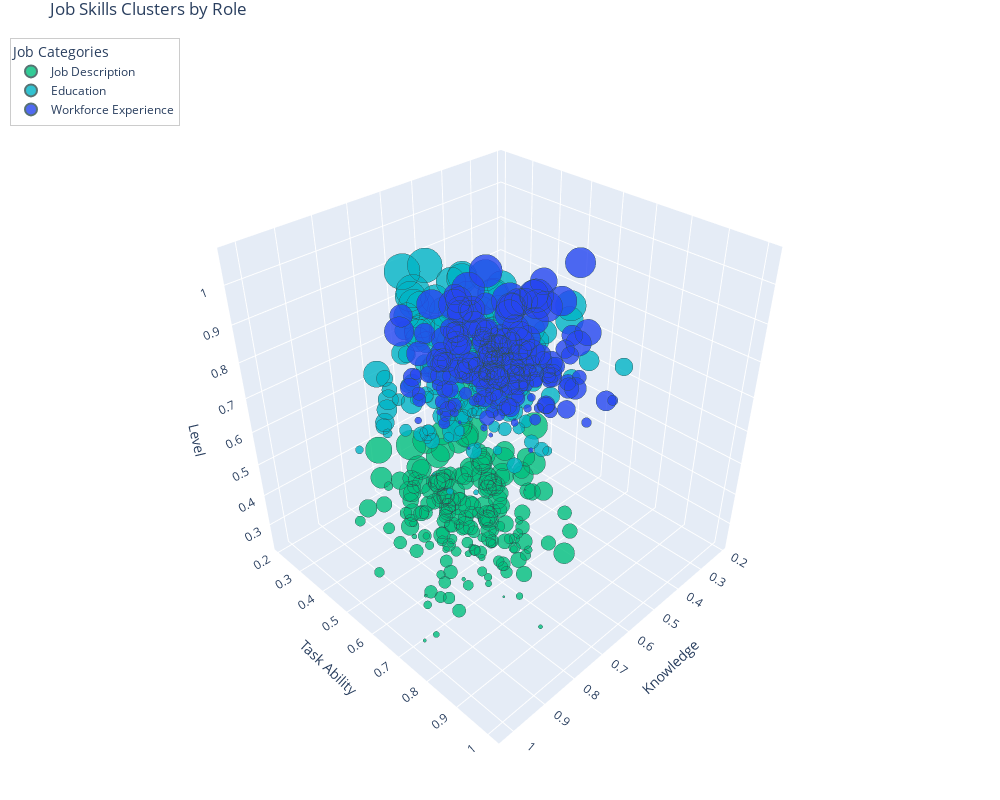

The notebook cell saved with this chart:
### Code cell
import plotly.graph_objects as go
import numpy as np
import pandas as pd

# Generate data (using your existing data generation code)
np.random.seed(42)
job_desc = np.random.normal(loc=[0.8, 0.7, 0.5], scale=0.1, size=(200, 3))
education = np.random.normal(loc=[0.7, 0.6, 0.8], scale=0.1, size=(200, 3))
workforce = np.random.normal(loc=[0.5, 0.5, 0.7], scale=0.1, size=(200, 3))

all_skills = np.vstack([job_desc, education, workforce])
labels = ['Job Description'] * 200 + ['Education'] * 200 + ['Workforce Experience'] * 200
df = pd.DataFrame(all_skills, columns=['Knowledge', 'Task Ability', 'Level'])
df['Label'] = labels

# Update the traces creation with custom hovertemplate
traces = []
colors = {'Job Description': '#00bf7d', 'Education': '#00b4c5', 'Workforce Experience': '#2546f0'}

for job_title in df['Label'].unique():
    mask = df['Label'] == job_title
    subset = df[mask]
    
    sizes = (subset['Level'] - subset['Level'].min()) / (subset['Level'].max() - subset['Level'].min())
    sizes = sizes * 2.5
    
    
    traces.append(
        go.Scatter3d(
            x=subset['Knowledge'],
            y=subset['Task Ability'],
            z=subset['Level'],
            mode='markers',
            name=job_title,
            hovertemplate=
            '<b>%{text}</b><br>' +
            'Level: %{z:.2f}<br>' +
            'Task Ability: %{y:.2f}<br>' +
            'Knowledge: %{x:.2f}<br>' +
            '<extra></extra>',  # This removes the secondary box
            text=[job_title] * len(subset),  # Add Label to hover
            marker=dict(
                size=sizes,
                color=colors[job_title],
                opacity=0.8,
                line=dict(width=1, color='DarkSlateGrey'),
                sizemode='diameter',
                sizeref=0.1
            )
        )
    )

# Create layout
layout = go.Layout(
    title='Job Skills Clusters by Role',
    width=1000,
    height=800,
    scene=dict(
        xaxis_title='Knowledge',
        yaxis_title='Task Ability',
        zaxis_title='Level',
        camera=dict(
            up=dict(x=0, y=0, z=1),
            center=dict(x=0, y=0, z=0),
            eye=dict(x=1.5, y=1.5, z=1.5)
        )
    ),
    margin=dict(l=0, r=0, t=30, b=0),
    legend=dict(
        yanchor="top",
        y=0.99,
        xanchor="left",
        x=0.01,
        itemsizing='constant',  # Makes legend symbols constant size
        itemwidth=30,  # Increase width of legend items
        font=dict(size=12),  # Adjust font size
        bgcolor='rgba(255,255,255,0.8)',  # Semi-transparent background
        bordercolor='rgba(0,0,0,0.2)',
        borderwidth=1,
        title=dict(text='Job Categories')  # Add legend title
    )
)

# Create and show figure
fig = go.Figure(data=traces, layout=layout)
# show scale of color and size in legend
layout.update(
    coloraxis=dict(colorbar=dict(title='Job Title')),
    showlegend=True
)

fig.show()

# Export options
fig.write_html("index.html")
fig.write_image("job_skills_clusters.png")

### Figure 1 — Plotly figure (JSON) as saved in the notebook; plotly's stock layout.template omitted (floating-point values rounded to 4 significant figures; data arrays with more than 128 entries replaced by an {"elided": "..."} marker saying what was removed)
{"data": [{"hovertemplate": "<b>%{text}</b><br>Level: %{z:.2f}<br>Task Ability: %{y:.2f}<br>Knowledge: %{x:.2f}<br><extra></extra>", "marker": {"color": "#00bf7d", "line": {"color": "DarkSlateGrey", "width": 1}, "opacity": 0.8, "size": {"elided": "200 float values"}, "sizemode": "diameter", "sizeref": 0.1}, "mode": "markers", "name": "Job Description", "text": {"elided": "200 str values"}, "type": "scatter3d", "x": {"elided": "200 float values"}, "y": {"elided": "200 float values"}, "z": {"elided": "200 float values"}}, {"hovertemplate": "<b>%{text}</b><br>Level: %{z:.2f}<br>Task Ability: %{y:.2f}<br>Knowledge: %{x:.2f}<br><extra></extra>", "marker": {"color": "#00b4c5", "line": {"color": "DarkSlateGrey", "width": 1}, "opacity": 0.8, "size": {"elided": "200 float values"}, "sizemode": "diameter", "sizeref": 0.1}, "mode": "markers", "name": "Education", "text": {"elided": "200 str values"}, "type": "scatter3d", "x": {"elided": "200 float values"}, "y": {"elided": "200 float values"}, "z": {"elided": "200 float values"}}, {"hovertemplate": "<b>%{text}</b><br>Level: %{z:.2f}<br>Task Ability: %{y:.2f}<br>Knowledge: %{x:.2f}<br><extra></extra>", "marker": {"color": "#2546f0", "line": {"color": "DarkSlateGrey", "width": 1}, "opacity": 0.8, "size": {"elided": "200 float values"}, "sizemode": "diameter", "sizeref": 0.1}, "mode": "markers", "name": "Workforce Experience", "text": {"elided": "200 str values"}, "type": "scatter3d", "x": {"elided": "200 float values"}, "y": {"elided": "200 float values"}, "z": {"elided": "200 float values"}}], "layout": {"height": 800, "legend": {"bgcolor": "rgba(255,255,255,0.8)", "bordercolor": "rgba(0,0,0,0.2)", "borderwidth": 1, "font": {"size": 12}, "itemsizing": "constant", "itemwidth": 30, "title": {"text": "Job Categories"}, "x": 0.01, "xanchor": "left", "y": 0.99, "yanchor": "top"}, "margin": {"b": 0, "l": 0, "r": 0, "t": 30}, "scene": {"camera": {"center": {"x": 0, "y": 0, "z": 0}, "eye": {"x": 1.5, "y": 1.5, "z": 1.5}, "up": {"x": 0, "y": 0, "z": 1}}, "xaxis": {"title": {"text": "Knowledge"}}, "yaxis": {"title": {"text": "Task Ability"}}, "zaxis": {"title": {"text": "Level"}}}, "title": {"text": "Job Skills Clusters by Role"}, "width": 1000}}
